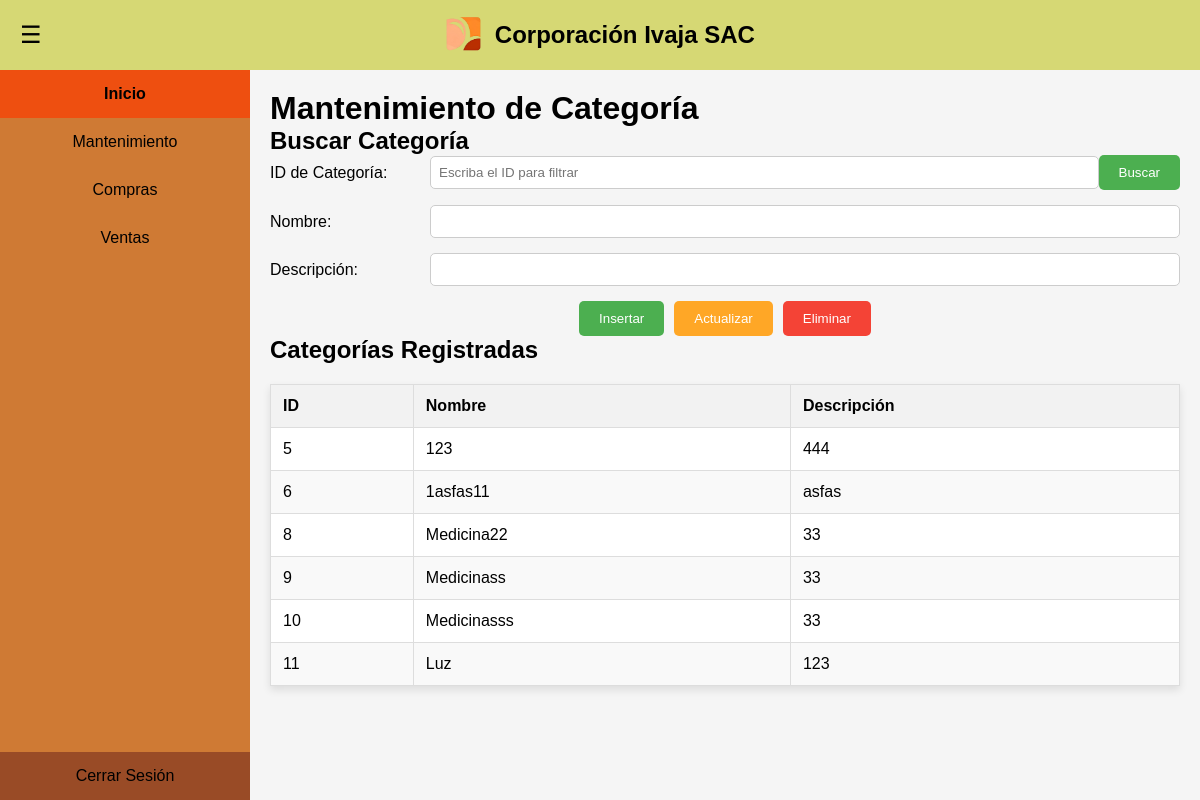
/Proyecto/páginas/administrador/mantenimiento-categoria.php, run on the app's committed database.
### tables this page shows
CREATE TABLE `categoria` (
  `IDCat` int(11) NOT NULL,
  `Nombre` varchar(100) NOT NULL,
  `Descripcion` text DEFAULT NULL
);

### Proyecto/páginas/administrador/mantenimiento-categoria.php (the view, shortened to what this page needs)
<?php
    $conn = DB::getConnection();
?>
<!DOCTYPE html>
<html lang="es">
<head>
    <link rel="stylesheet" href="../../estilos/mantenimiento.css">
</head>
<body>
    <header>
        <div class="menu-icon" onclick="toggleSidebar()">☰</div>
        <img src="../../img/icono.png" class="img-header">
        <h1>Corporación Ivaja SAC</h1>
    </header>
    <div class="container">
        <div class="sidebar" id="sidebar">
            <ul>
                <li class="active">
                    <a href="adm-principal.php">Inicio</a>
                </li>
                <li onclick="toggleMenu()">Mantenimiento</li>
                <li><a href="compras.php">Compras</a></li>
                <li><a href="ventas.php">Ventas</a></li>
            </ul>
            <div class="logout" onclick="location.href='../../login.php'" style="cursor: pointer;">
                Cerrar Sesión
            </div>
        </div>
        <div class="content">
            <h1>Mantenimiento de Categoría</h1>
            <h2>Buscar Categoría</h2>
            <form method="POST" action="../../procesos/mant-cat.php">
                <div class="form-control">
                    <label for="buscar">ID de Categoría:</label>
                    <input type="text" id="buscar" name="buscar" placeholder="Escriba el ID para filtrar"
                    value="<?php echo isset($_SESSION['buscar']) ? htmlspecialchars($_SESSION['buscar']) : ''; ?>" required>
                    <button type="submit">Buscar</button>
                </div>
            </form>
            <form method="POST" action="../../procesos/mant-cat.php">
            <div class="form-control">
                <label for="nombre">Nombre:</label>
                <input type="text" id="nombre" name="nombre" value="<?php echo isset($_SESSION['nombre']) ? htmlspecialchars($_SESSION['nombre']) : ''; ?>" >
            </div>
            <div class="form-control">
                <label for="descripcion">Descripción:</label>
                <input type="text" id="descripcion" name="descripcion" value="<?php echo isset($_SESSION['descripcion']) ? htmlspecialchars($_SESSION['descripcion']) : ''; ?>" >
            </div>
            <div class="form-control-buttons">
                <button type="submit" name="insertar">Insertar</button>
                <button type="submit" name="actualizar">Actualizar</button>
                <button type="submit" name="eliminar">Eliminar</button>
            </div>
            </form>
            <h2>Categorías Registradas</h2>
            <table>
                <thead>
                    <tr>
                        <th>ID</th>
                        <th>Nombre</th>
                        <th>Descripción</th>
                    </tr>
                </thead>
                <tbody>
                    <?php
                    $sql = "SELECT * FROM categoria";
                    $result = $conn->query($sql);
                    if ($result->num_rows > 0) {
                        while($row = $result->fetch_assoc()) {
                            echo "<tr>
                                    <td>" . $row['IDCat'] . "</td>
                                    <td>" . $row['Nombre'] . "</td>
                                    <td>" . $row['Descripcion'] . "</td>
                                  </tr>";
                        }
                    } else {
                        echo "<tr><td colspan='3'>No hay categorías registradas</td></tr>";
                    }
                    ?>
                </tbody>
            </table>
        </div>
    </div>
</body>
</html>

### Proyecto/estilos/mantenimiento.css (style rules this page uses)
* { box-sizing: border-box; margin: 0; padding: 0; }
body { font-family: Arial, sans-serif; height: 100vh; display: flex; flex-direction: column; background-color: #f5f5f5; }
header { display: flex; align-items: center; justify-content: center; background-color: #d6d874; color: black; padding: 15px 0; width: 100%; }
header h1 { font-size: 24px; margin: 0; }
.menu-icon { position: absolute; left: 20px; font-size: 24px; cursor: pointer; }
.img-header { height: 40px; margin-right: 10px; }
.container { display: flex; height: calc(100vh - 60px); }
.sidebar { width: 250px; background-color: #cf7a34; color: black; display: flex; flex-direction: column; justify-content: space-between; height: 100%; }
.sidebar ul li { padding: 15px; cursor: pointer; text-align: center; }
.sidebar ul li a { color: black; text-decoration: none; display: block; }
.sidebar ul li.active { background-color: #ee4f10; font-weight: bold; }
.logout { text-align: center; padding: 15px; background-color: #994b26; cursor: pointer; }
.content { flex-grow: 1; padding: 20px; overflow-y: auto; height: 100%; }
.form-control { margin-bottom: 15px; display: flex; justify-content: space-between; align-items: center; }
.form-control label { margin-right: 10px; min-width: 150px; }
.form-control input[type="text"] { flex-grow: 1; padding: 8px; border: 1px solid #ccc; border-radius: 5px; }
.form-control-buttons { display: flex; justify-content: center; gap: 10px; margin-top: 15px; }
button { padding: 10px 20px; border: none; background-color: #4caf50; color: white; border-radius: 5px; cursor: pointer; transition: background-color 0.3s ease; }
button[name="eliminar"] { background-color: #f44336; }
button[name="actualizar"] { background-color: #ffa726; }
table { width: 100%; margin-top: 20px; border-collapse: collapse; background-color: #fff; box-shadow: 0 4px 8px rgba(0, 0, 0, 0.1); }
table, th, td { border: 1px solid #ddd; }
th, td { padding: 12px; text-align: left; }
th { background-color: #f2f2f2; font-weight: bold; }
tr:nth-child(even) { background-color: #f9f9f9; }

### data on the page
categoria: IDCat "5", Nombre "123", Descripcion "444"
categoria: IDCat "6", Nombre "1asfas11", Descripcion "asfas"
categoria: IDCat "8", Nombre "Medicina22", Descripcion "33"
categoria: IDCat "9", Nombre "Medicinass", Descripcion "33"
categoria: IDCat "10", Nombre "Medicinasss", Descripcion "33"
categoria: IDCat "11", Nombre "Luz", Descripcion "123"
